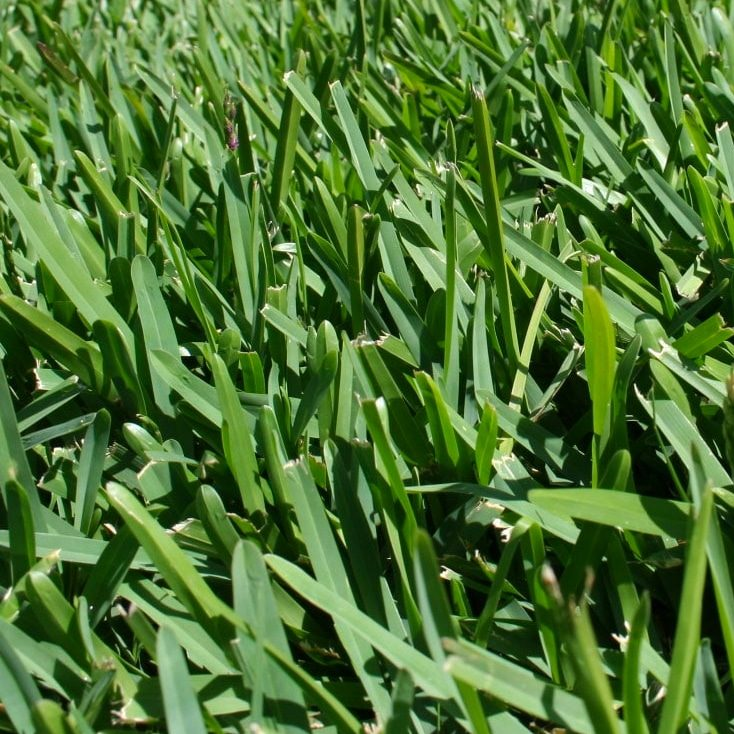
#> input picture grass-1/grass.png, 734 x 734 px, given in place of grass.jpg, which was not available
$ python count-grass.py grass-1/10-contornos-significativos.png
#> lines starting #> are read from the running program, lines starting #| are printed output that depends on the picture; after the words box and inside, x2 and y2 are one past the last pixel; in counts of white or black regions, pixels touching at a corner belong together; pictures that were not available may be replaced by others from this repository, and a replacement may not be noted

import cv2
import numpy as np
import glob
import os
import sys
import re
import scipy.stats as stats
import matplotlib.pyplot as plt
import math

image_count = 1
image_dir = ""
image_extension = ""

def read_image(img_filename):
    return cv2.cvtColor(cv2.imread(f"{image_dir}/{img_filename}"), cv2.COLOR_BGR2RGB)

def write_image(name, image_array):
    global image_count
    cv2.imwrite(f"{image_dir}/{image_count}-{name}.{image_extension}", cv2.cvtColor(image_array, cv2.COLOR_BGR2RGB))
    image_count +=1

def contar_tallos_grama(directory):

#> called with directory = '_only/10-contornos-significativos.png'
    global image_count
    global image_dir
    global image_extension
    image_count = 1
    image_dir = directory

    [os.remove(img) for img in glob.glob(f"{image_dir}/*") if not img.startswith(f"{image_dir}/grass")]

    base_image_filename = "grass.jpg"
    image_extension = "jpg"
    if not os.path.exists(f"{image_dir}/{base_image_filename}"):
        base_image_filename = "grass.png"
        image_extension = "png"

    # read image
    image_rgb = read_image(base_image_filename)

    ## GRAYSCALE =============================================================
    image_grayscale = cv2.cvtColor(image_rgb, cv2.COLOR_RGB2GRAY)
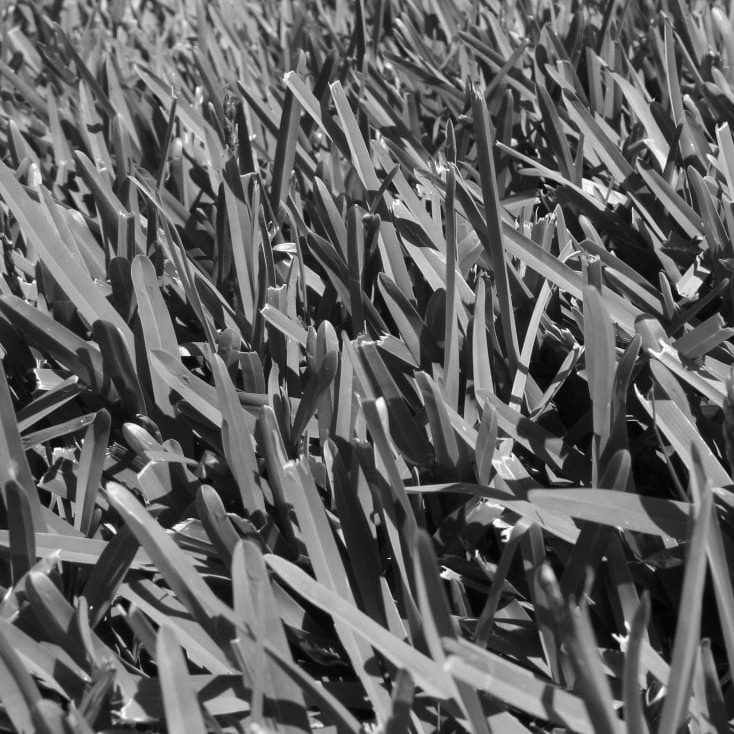
#> image_grayscale: shape (734, 734); min 1, max 254, mean 97.4
    write_image("grayscale", image_grayscale)

    ## BINARIZACION DE GRAYSCALE =============================================================
    image = image_grayscale
    lower_theshold  = int(image.mean())
#> lower_theshold = 97
    write_image("binarizado-sin-suavizar", cv2.threshold(image, lower_theshold, 255, cv2.THRESH_BINARY)[1])
#> call 2 of write_image, with name = 'binarizado-sin-suavizar'
#> in write_image (call 2), `cv2.imwrite(f"{image_dir}/{image_count}-{name}.{image_extension}", cv2..`:
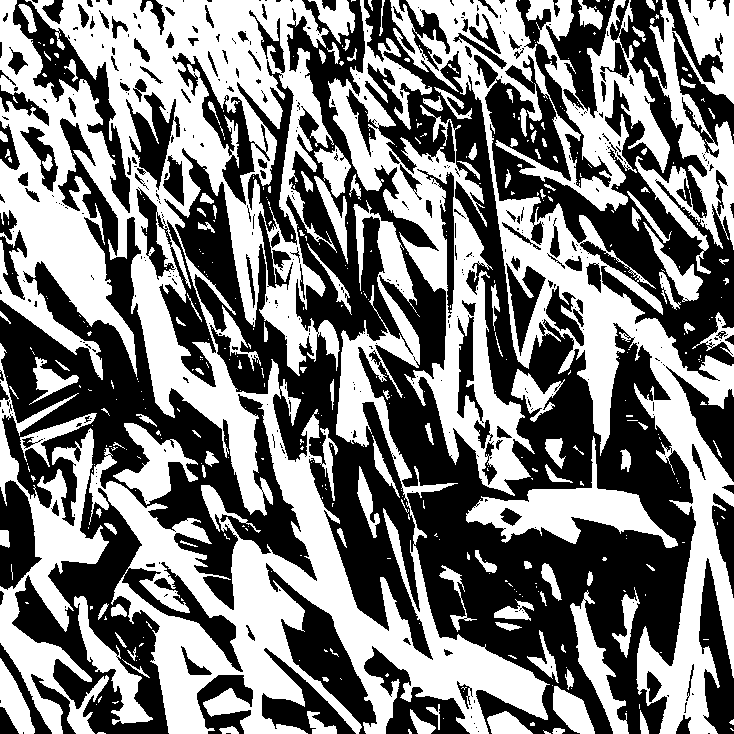
#> saved as 2-binarizado-sin-suavizar.jpg: shape (734, 734, 3); 48.3% white; 463 white regions (333 under 20 px), largest, box (x1, y1, x2, y2) and area: (0, 0, 550, 734) 127411, (390, 0, 734, 734) 49535, (328, 0, 535, 496) 22129
    image = cv2.medianBlur(image, 3)
    image = cv2.threshold(image, lower_theshold, 255, cv2.THRESH_BINARY)[1]
#> image: shape (734, 734); 48.3% white; 273 white regions (151 under 20 px), largest, box (x1, y1, x2, y2) and area: (0, 0, 548, 734) 140522, (390, 0, 734, 734) 39141, (328, 0, 487, 292) 11196
    image_binary = image
    write_image("binarizado", image_binary)

    ## DILATAR =============================================================
    image = image_binary
    kernel = cv2.getStructuringElement(cv2.MORPH_RECT, (5,5))
    image = cv2.dilate(image, kernel, iterations=1)
#> image: shape (734, 734); 68.4% white; 288 black regions (148 under 20 px), largest, box (x1, y1, x2, y2) and area: (361, 338, 694, 734) 41571, (0, 220, 312, 576) 21055, (180, 188, 428, 654) 15841
    image_dilate = image
    write_image("dilatado", image_dilate)

    # GET DIFF =============================================================
    image = cv2.absdiff(image_dilate, image_binary)
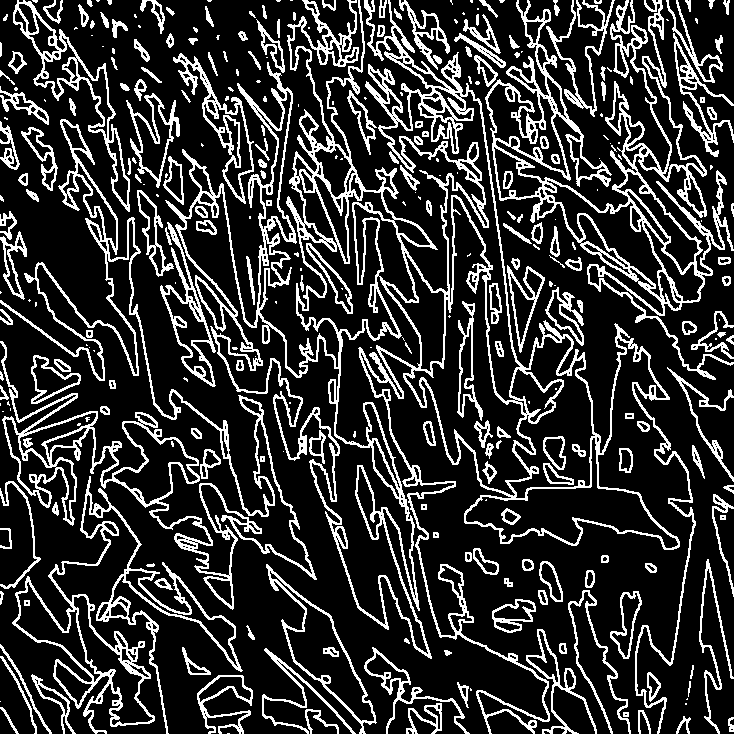
#> image: shape (734, 734); 20.2% white in thin lines or dots
    write_image("diff-dilatado-binarizado", image)

    # kernel = cv2.getStructuringElement(cv2.MORPH_RECT, (7,7))
    # image = cv2.dilate(image, kernel, iterations=1)
    image_diff = image
    # plot_image(f"Dilatado(Dilatado - Binarizado)", image_diff)

    ## GET EGDES =============================================================
    image_edges = 255 - image_diff
#> image_edges: shape (734, 734); 79.8% white; black in thin lines or dots
    write_image("bordes-en-negro", image_edges)

    ## DILATAR LOS BORDES NEGROS ======
    kernel = cv2.getStructuringElement(cv2.MORPH_RECT, (7,7))
    image_edges = cv2.erode(image_edges, kernel, iterations=1)
#> image_edges: shape (734, 734); 35.8% white; 473 white regions (227 under 20 px), largest, box (x1, y1, x2, y2) and area: (392, 357, 689, 666) 24524, (109, 397, 543, 734) 21343, (503, 216, 734, 734) 14888
    write_image("bordes-en-negro-dilatado", image_edges)

    ## REMOVER AREAS QUE SEGURO NO SON GRAMA ====================================
    image_edges[image_binary == 0] = 0
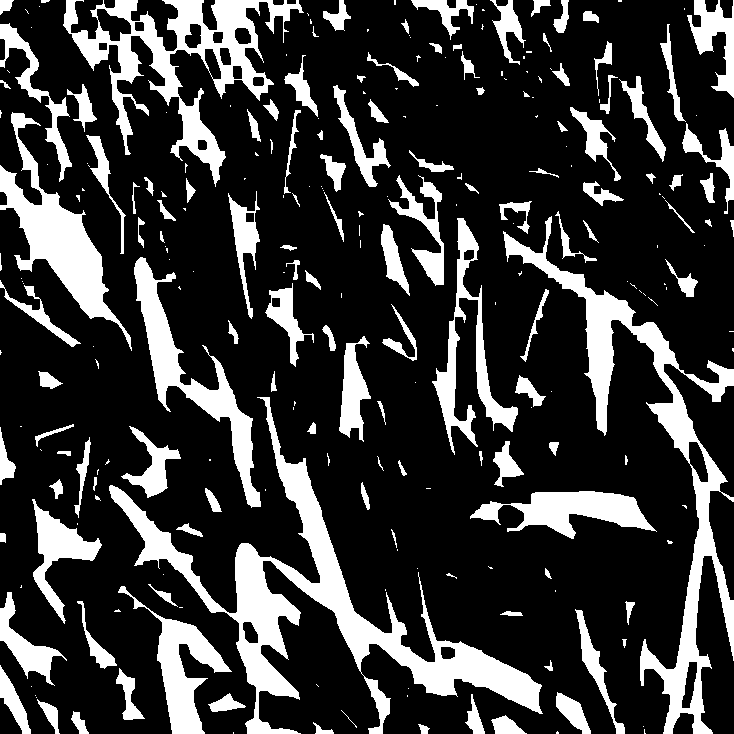
#> image_edges: shape (734, 734); 22% white; 254 white regions (126 under 20 px), largest, box (x1, y1, x2, y2) and area: (109, 397, 543, 734) 21343, (503, 216, 734, 734) 14888, (63, 0, 304, 187) 11678
    write_image("remover-areas-sin-grama", image_edges)

    ## CONTORNOS =============================================================
    image = image_edges
    contours = cv2.findContours(image.copy(), cv2.RETR_EXTERNAL, cv2.CHAIN_APPROX_NONE)[0]
#> contours = 254 contours, 141 with area under 20; largest, box (x1, y1, x2, y2) and area: (109, 397, 543, 734) 20476, (503, 216, 734, 734) 14637, (63, 0, 304, 187) 12796, (0, 112, 132, 351) 7218, (134, 257, 261, 508) 5864

    image_contours = cv2.drawContours(image_rgb.copy(), contours, -1, (255, 0, 0), 2)
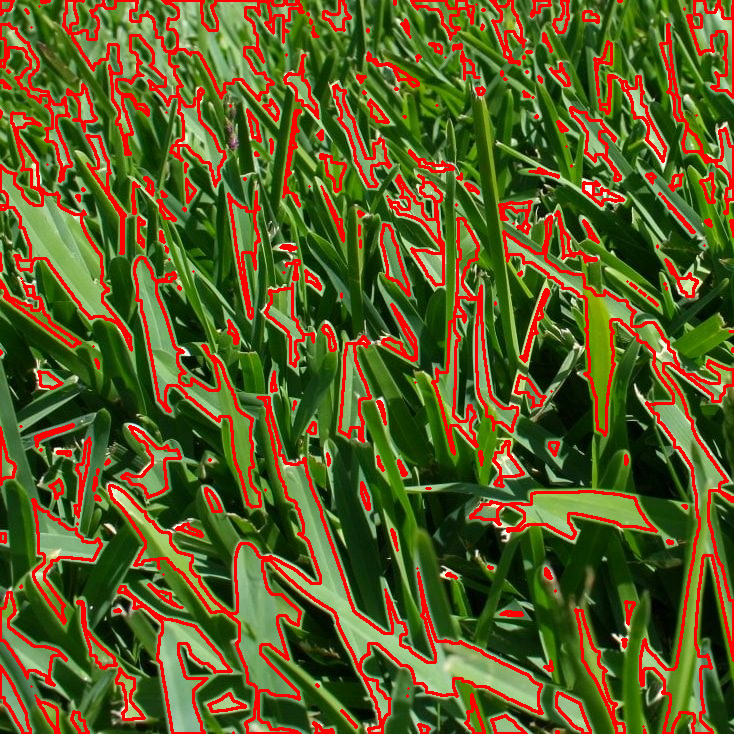
#> image_contours: shape (734, 734, 3); mean R, G, B 94.8, 91.3, 37.5
    write_image("contornos-full", image_contours)

    contours = [cnt for cnt in contours if cv2.contourArea(cnt) > 50]
#> contours = 89 contours; largest, box (x1, y1, x2, y2) and area: (109, 397, 543, 734) 20476, (503, 216, 734, 734) 14637, (63, 0, 304, 187) 12796, (0, 112, 132, 351) 7218, (134, 257, 261, 508) 5864
    image_contours = cv2.drawContours(image_rgb.copy(), contours, -1, (255, 0, 0), 2)
    write_image("contornos-significativos", image_contours)
#> in write_image (call 10), `cv2.imwrite(f"{image_dir}/{image_count}-{name}.{image_extension}", cv2..`:
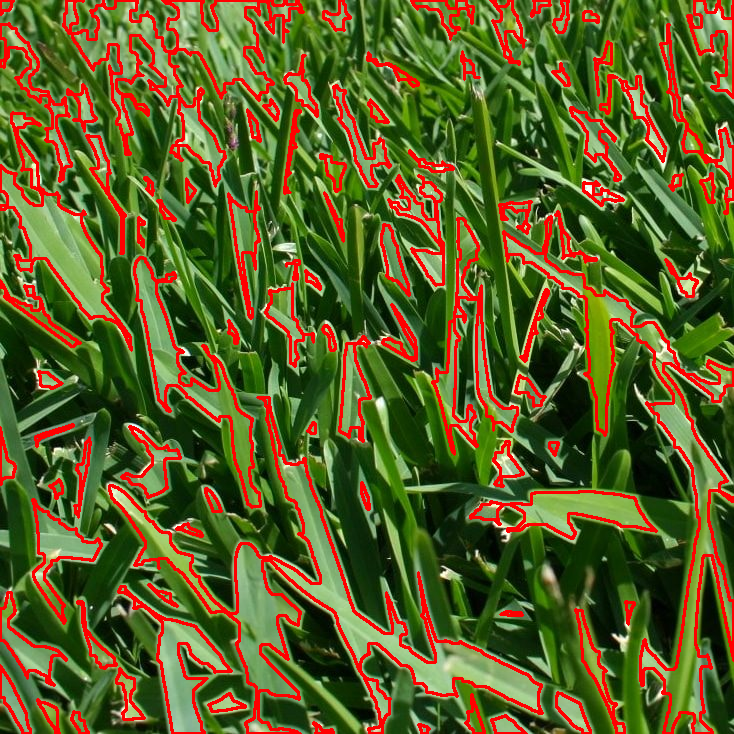
#> saved as 10-contornos-significativos.jpg: shape (734, 734, 3); mean B, G, R 38.5, 93, 93.6

    return len(contours)

def anova_test(muestra_1, muestra_2):
    anova = stats.f_oneway(muestra_1, muestra_2)
    pvalue = anova.pvalue
    sigma = math.sqrt(1)
    x = np.arange(- 3*sigma, 3*sigma, 0.001)
    y = stats.norm.pdf(x, 0, sigma)

    x2 = np.arange(-1.645, 1.645, 0.001)
    y2 = stats.norm.pdf(x2,0,1)

    _, ax = plt.subplots(figsize=(9,6))
    plt.style.use('fivethirtyeight')
    ax.plot(x, y)
    ax.fill_between(x2, y2, 0, alpha=0.25, color='b')
    ax.text(-2.5, 0.3, f"confianza: 90%", size='large')
    ax.axvline(x=pvalue, color='g', lw=1)
    ax.text(pvalue+0.05, 0.05, f"p={pvalue:.4f}", color='g')
    ax.set_xlim([-3,3])
    ax.set_ylim([0,0.43])
    plt.savefig('anova.png', bbox_inches='tight')

    return anova


if __name__ == "__main__":
    sys.argv.pop(0)
    arg = sys.argv.pop(0) if sys.argv else "*"
    tallos_calculados_full = 0
    tallos_calculados_list = []
    tallos_esperados_list = []
    for sample_dir in glob.glob(f"grass-{arg}"):
        tallos_calculados = contar_tallos_grama(sample_dir)
#> tallos_calculados = 89

        if sample_dir == "grass-full":
            tallos_calculados_full = tallos_calculados

        tallos_esperados = glob.glob(f"{sample_dir}/grass-*-tallos*")
        if tallos_esperados:
            tallos_esperados = re.match('.*grass-([0-9]+)-tallos.*', tallos_esperados[0])[1]
            tallos_esperados = int(tallos_esperados)
            # agregar tallos calculados ssi hay esperados
            tallos_esperados_list.append(tallos_esperados)
            tallos_calculados_list.append(tallos_calculados)
        else:
            tallos_esperados = "n/a"
        print(f"Tallos en {sample_dir}: calculados: {tallos_calculados} - esperados: {tallos_esperados}")
#| Tallos en _only/10-contornos-significativos.png: calculados: 89 - esperados: n/a

    print()

    media = np.mean(tallos_esperados_list)
    std = np.std(tallos_esperados_list)
    print("Tallos esperados en ventana de 512x512 px:")
    print(f"\tMedia: {media:.4f}\n\tDesv est: {std:.4f}")

    media = np.mean(tallos_calculados_list)
    std = np.std(tallos_calculados_list)
    print("Tallos calculados en ventana de 512x512 px:")
    print(f"\tMedia: {media:.4f}\n\tDesv est: {std:.4f}")

    ## ANOVA
    test = anova_test(tallos_esperados_list, tallos_calculados_list)
#> in anova_test, `plt.savefig('anova.png', bbox_inches='tight')`:
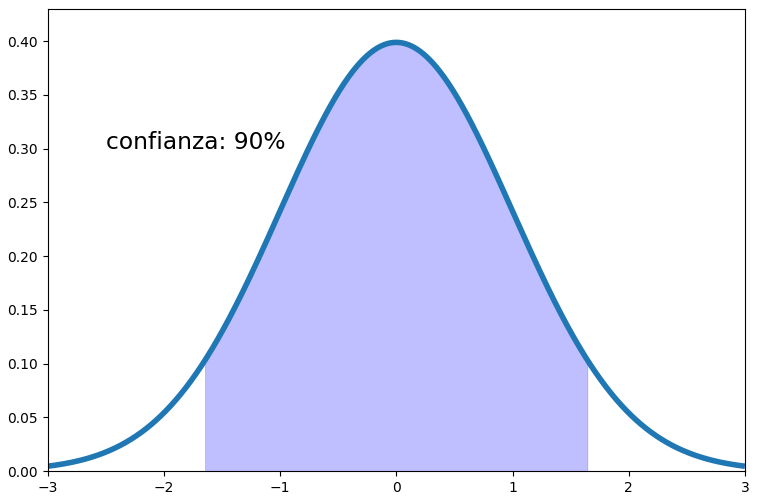
#> figure drawn by matplotlib, 1 panel; curve peaks at x = -3.3e-13, y = 0.399

    ## ventanas particionadas de 512x512 en la imagen completa
    grass_full_image = cv2.imread("grass-full/grass.jpg")
#> grass_full_image is the input picture: shape (734, 734, 3); mean B, G, R 51.9, 116.2, 77.9
    h, w = grass_full_image.shape[:2]
#> h = 734; w = 734
    particiones = (h * w) / 512**2
#> particiones = 2.06

    print()
    print(f"Particiones de 512x512 en full:   {particiones:.4f}")
#| Particiones de 512x512 en full:   2.0552
    print(f"Tallos calculados full:           {tallos_calculados_full}")
    print(f"Media tallos calculados full:     {(particiones * media):.4f}")
#| Media tallos calculados full:     nan
    print(f"Desv. est tallos calculados full: {(particiones * std):.4f}")
#| Desv. est tallos calculados full: nan
    print(f"ANOVA one-way:")
    print(f"\tF: {test.statistic:.4f}\n\tp: {test.pvalue:.4f}")

$ run again, on grass-1/10-contornos-significativos.png
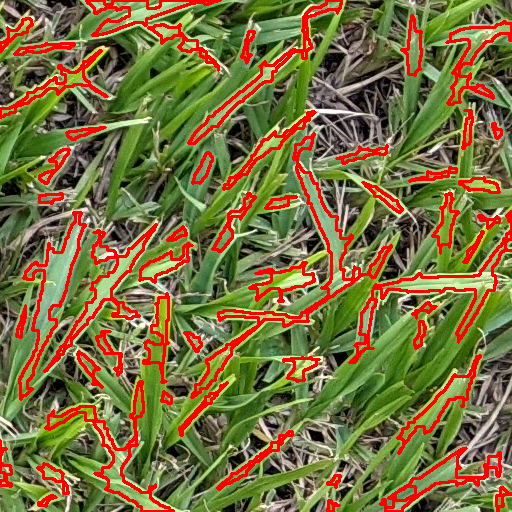
#> input picture grass-1/10-contornos-significativos.png, 512 x 512 px, given in place of grass.png, which was not available
#> lower_theshold = 109
#> image_array: shape (512, 512); 47% white; 682 white regions (553 under 20 px), largest, box (x1, y1, x2, y2) and area: (0, 0, 512, 512) 100692, (21, 214, 82, 394) 2082, (382, 245, 504, 335) 1408
#> in contar_tallos_grama, `image_edges[image_binary == 0] = 0`:
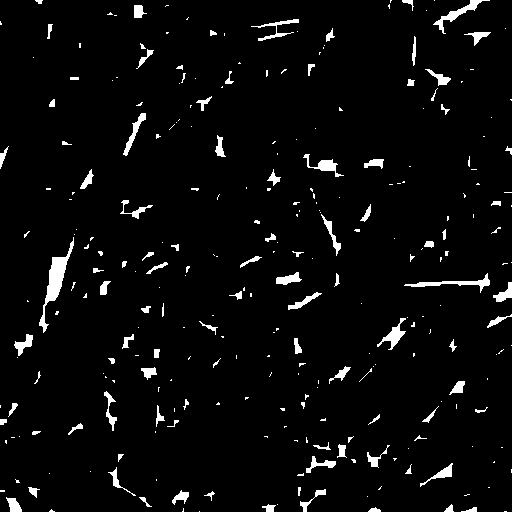
#> image_edges: shape (512, 512); 3.8% white; 282 white regions (183 under 20 px), largest, box (x1, y1, x2, y2) and area: (39, 237, 74, 333) 791, (404, 273, 490, 293) 372, (433, 0, 490, 34) 351
#> in contar_tallos_grama, `contours = cv2.findContours(image.copy(), cv2.RETR_EXTERNAL, cv2.CHAIN..`: contours = 282 contours, 210 with area under 20; largest, box (x1, y1, x2, y2) and area: (39, 237, 74, 333) 684, (433, 0, 490, 34) 277, (404, 273, 490, 293) 276, (377, 318, 406, 350) 231, (303, 154, 344, 177) 198
#> in contar_tallos_grama, `contours = [cnt for cnt in contours if cv2.contourArea(cnt) > 50]`: contours = 39 contours; largest, box (x1, y1, x2, y2) and area: (39, 237, 74, 333) 684, (433, 0, 490, 34) 277, (404, 273, 490, 293) 276, (377, 318, 406, 350) 231, (303, 154, 344, 177) 198
#> in contar_tallos_grama, `image_contours = cv2.drawContours(image_rgb.copy(), contours, -1, (255..`:
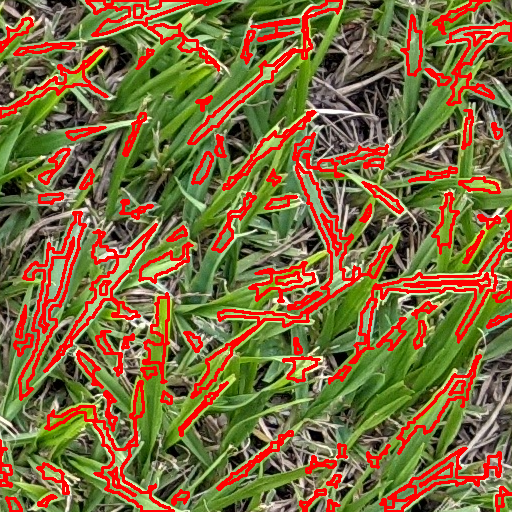
#> image_contours: shape (512, 512, 3); mean R, G, B 127.6, 105.6, 59.5
#> tallos_calculados = 39
#| Tallos en _only/10-contornos-significativos.png: calculados: 39 - esperados: n/a
#> grass_full_image is the input picture: shape (512, 512, 3); mean B, G, R 63, 111.6, 123.6
#| Particiones de 512x512 en full:   1.0000
#| Media tallos calculados full:     nan
#| Desv. est tallos calculados full: nan
